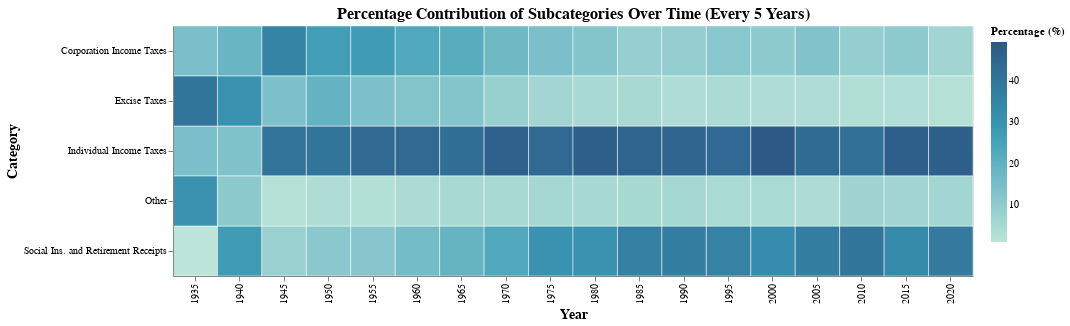

The notebook cell this image was saved under:
### Code cell
# Read,clean and filter data to show every 5th year
df = pd.read_excel(FILE_PATH, sheet_name='Table 2.2')
df = df[df['Year'] % 5 == 0]
df_melted = df.melt(
    id_vars=['Year'],
    var_name='Subcategory',
    value_name='Percentage'
)

# Create heatmap visualization
heatmap = (
    alt.Chart(df_melted)
    .mark_rect(stroke='white', strokeWidth=0.5)
    .encode(
        x=alt.X('Year:O', title='Year'),
        y=alt.Y('Subcategory:N', title='Category'),
        color=alt.Color(
            'Percentage:Q',
            scale=alt.Scale(scheme='tealblues'),
            title='Percentage (%)'
        )
    )
    .properties(
        title='Percentage Contribution of Subcategories Over Time (Every 5 Years)',
        width=800,
        height=250
    )
    # ChatGPT prompt: How can I increase font size of axis labels and chart title in Altair?
    # ChatGPT suggested .configure 
    .configure_axis(
        labelFontSize=10,
        titleFontSize=14,

    )
    .configure_title(fontSize=16)
)

heatmap

### Figure 1 — Vega-Lite specification as saved in the notebook (floating-point values rounded to 4 significant figures)
{"config": {"view": {"continuousWidth": 300, "continuousHeight": 300}, "axis": {"labelFontSize": 10, "titleFontSize": 14}, "title": {"fontSize": 16}}, "data": {"name": "data-09c7715755ae7b4fcf32b4baa289cbba"}, "mark": {"type": "rect", "stroke": "white", "strokeWidth": 0.5}, "encoding": {"color": {"field": "Percentage", "scale": {"scheme": "tealblues"}, "title": "Percentage (%)", "type": "quantitative"}, "x": {"field": "Year", "title": "Year", "type": "ordinal"}, "y": {"field": "Subcategory", "title": "Category", "type": "nominal"}}, "height": 250, "title": "Percentage Contribution of Subcategories Over Time (Every 5 Years)", "width": 800, "$schema": "https://vega.github.io/schema/vega-lite/v5.20.1.json", "datasets": {"data-09c7715755ae7b4fcf32b4baa289cbba": [{"Year": 1935, "Subcategory": "Individual Income Taxes", "Percentage": 14.6}, {"Year": 1940, "Subcategory": "Individual Income Taxes", "Percentage": 13.6}, {"Year": 1945, "Subcategory": "Individual Income Taxes", "Percentage": 40.7}, {"Year": 1950, "Subcategory": "Individual Income Taxes", "Percentage": 39.9}, {"Year": 1955, "Subcategory": "Individual Income Taxes", "Percentage": 43.9}, {"Year": 1960, "Subcategory": "Individual Income Taxes", "Percentage": 44.0}, {"Year": 1965, "Subcategory": "Individual Income Taxes", "Percentage": 41.8}, {"Year": 1970, "Subcategory": "Individual Income Taxes", "Percentage": 46.9}, {"Year": 1975, "Subcategory": "Individual Income Taxes", "Percentage": 43.9}, {"Year": 1980, "Subcategory": "Individual Income Taxes", "Percentage": 47.2}, {"Year": 1985, "Subcategory": "Individual Income Taxes", "Percentage": 45.6}, {"Year": 1990, "Subcategory": "Individual Income Taxes", "Percentage": 45.2}, {"Year": 1995, "Subcategory": "Individual Income Taxes", "Percentage": 43.7}, {"Year": 2000, "Subcategory": "Individual Income Taxes", "Percentage": 49.6}, {"Year": 2005, "Subcategory": "Individual Income Taxes", "Percentage": 43.1}, {"Year": 2010, "Subcategory": "Individual Income Taxes", "Percentage": 41.5}, {"Year": 2015, "Subcategory": "Individual Income Taxes", "Percentage": 47.4}, {"Year": 2020, "Subcategory": "Individual Income Taxes", "Percentage": 47.0}, {"Year": 1935, "Subcategory": "Corporation Income Taxes", "Percentage": 14.7}, {"Year": 1940, "Subcategory": "Corporation Income Taxes", "Percentage": 18.3}, {"Year": 1945, "Subcategory": "Corporation Income Taxes", "Percentage": 35.4}, {"Year": 1950, "Subcategory": "Corporation Income Taxes", "Percentage": 26.5}, {"Year": 1955, "Subcategory": "Corporation Income Taxes", "Percentage": 27.3}, {"Year": 1960, "Subcategory": "Corporation Income Taxes", "Percentage": 23.2}, {"Year": 1965, "Subcategory": "Corporation Income Taxes", "Percentage": 21.8}, {"Year": 1970, "Subcategory": "Corporation Income Taxes", "Percentage": 17.0}, {"Year": 1975, "Subcategory": "Corporation Income Taxes", "Percentage": 14.6}, {"Year": 1980, "Subcategory": "Corporation Income Taxes", "Percentage": 12.5}, {"Year": 1985, "Subcategory": "Corporation Income Taxes", "Percentage": 8.4}, {"Year": 1990, "Subcategory": "Corporation Income Taxes", "Percentage": 9.1}, {"Year": 1995, "Subcategory": "Corporation Income Taxes", "Percentage": 11.6}, {"Year": 2000, "Subcategory": "Corporation Income Taxes", "Percentage": 10.2}, {"Year": 2005, "Subcategory": "Corporation Income Taxes", "Percentage": 12.9}, {"Year": 2010, "Subcategory": "Corporation Income Taxes", "Percentage": 8.9}, {"Year": 2015, "Subcategory": "Corporation Income Taxes", "Percentage": 10.6}, {"Year": 2020, "Subcategory": "Corporation Income Taxes", "Percentage": 6.2}, {"Year": 1935, "Subcategory": "Social Ins. and Retirement Receipts", "Percentage": 0.9}, {"Year": 1940, "Subcategory": "Social Ins. and Retirement Receipts", "Percentage": 27.3}, {"Year": 1945, "Subcategory": "Social Ins. and Retirement Receipts", "Percentage": 7.6}, {"Year": 1950, "Subcategory": "Social Ins. and Retirement Receipts", "Percentage": 11.0}, {"Year": 1955, "Subcategory": "Social Ins. and Retirement Receipts", "Percentage": 12.0}, {"Year": 1960, "Subcategory": "Social Ins. and Retirement Receipts", "Percentage": 15.9}, {"Year": 1965, "Subcategory": "Social Ins. and Retirement Receipts", "Percentage": 19.0}, {"Year": 1970, "Subcategory": "Social Ins. and Retirement Receipts", "Percentage": 23.0}, {"Year": 1975, "Subcategory": "Social Ins. and Retirement Receipts", "Percentage": 30.3}, {"Year": 1980, "Subcategory": "Social Ins. and Retirement Receipts", "Percentage": 30.5}, {"Year": 1985, "Subcategory": "Social Ins. and Retirement Receipts", "Percentage": 36.1}, {"Year": 1990, "Subcategory": "Social Ins. and Retirement Receipts", "Percentage": 36.8}, {"Year": 1995, "Subcategory": "Social Ins. and Retirement Receipts", "Percentage": 35.8}, {"Year": 2000, "Subcategory": "Social Ins. and Retirement Receipts", "Percentage": 32.2}, {"Year": 2005, "Subcategory": "Social Ins. and Retirement Receipts", "Percentage": 36.9}, {"Year": 2010, "Subcategory": "Social Ins. and Retirement Receipts", "Percentage": 40.0}, {"Year": 2015, "Subcategory": "Social Ins. and Retirement Receipts", "Percentage": 32.8}, {"Year": 2020, "Subcategory": "Social Ins. and Retirement Receipts", "Percentage": 38.3}, {"Year": 1935, "Subcategory": "Excise Taxes ", "Percentage": 39.9}, {"Year": 1940, "Subcategory": "Excise Taxes ", "Percentage": 30.2}, {"Year": 1945, "Subcategory": "Excise Taxes ", "Percentage": 13.9}, {"Year": 1950, "Subcategory": "Excise Taxes ", "Percentage": 19.1}, {"Year": 1955, "Subcategory": "Excise Taxes ", "Percentage": 14.0}, {"Year": 1960, "Subcategory": "Excise Taxes ", "Percentage": 12.6}, {"Year": 1965, "Subcategory": "Excise Taxes ", "Percentage": 12.5}, {"Year": 1970, "Subcategory": "Excise Taxes ", "Percentage": 8.1}, {"Year": 1975, "Subcategory": "Excise Taxes ", "Percentage": 5.9}, {"Year": 1980, "Subcategory": "Excise Taxes ", "Percentage": 4.7}, {"Year": 1985, "Subcategory": "Excise Taxes ", "Percentage": 4.9}, {"Year": 1990, "Subcategory": "Excise Taxes ", "Percentage": 3.4}, {"Year": 1995, "Subcategory": "Excise Taxes ", "Percentage": 4.3}, {"Year": 2000, "Subcategory": "Excise Taxes ", "Percentage": 3.4}, {"Year": 2005, "Subcategory": "Excise Taxes ", "Percentage": 3.4}, {"Year": 2010, "Subcategory": "Excise Taxes ", "Percentage": 3.1}, {"Year": 2015, "Subcategory": "Excise Taxes ", "Percentage": 3.0}, {"Year": 2020, "Subcategory": "Excise Taxes ", "Percentage": 2.5}, {"Year": 1935, "Subcategory": "Other", "Percentage": 30.0}, {"Year": 1940, "Subcategory": "Other", "Percentage": 10.7}, {"Year": 1945, "Subcategory": "Other", "Percentage": 2.4}, {"Year": 1950, "Subcategory": "Other", "Percentage": 3.4}, {"Year": 1955, "Subcategory": "Other", "Percentage": 2.8}, {"Year": 1960, "Subcategory": "Other", "Percentage": 4.2}, {"Year": 1965, "Subcategory": "Other", "Percentage": 4.9}, {"Year": 1970, "Subcategory": "Other", "Percentage": 4.9}, {"Year": 1975, "Subcategory": "Other", "Percentage": 5.4}, {"Year": 1980, "Subcategory": "Other", "Percentage": 5.1}, {"Year": 1985, "Subcategory": "Other", "Percentage": 5.0}, {"Year": 1990, "Subcategory": "Other", "Percentage": 5.4}, {"Year": 1995, "Subcategory": "Other", "Percentage": 4.6}, {"Year": 2000, "Subcategory": "Other", "Percentage": 4.5}, {"Year": 2005, "Subcategory": "Other", "Percentage": 3.8}, {"Year": 2010, "Subcategory": "Other", "Percentage": 6.5}, {"Year": 2015, "Subcategory": "Other", "Percentage": 6.2}, {"Year": 2020, "Subcategory": "Other", "Percentage": 6.0}]}}
